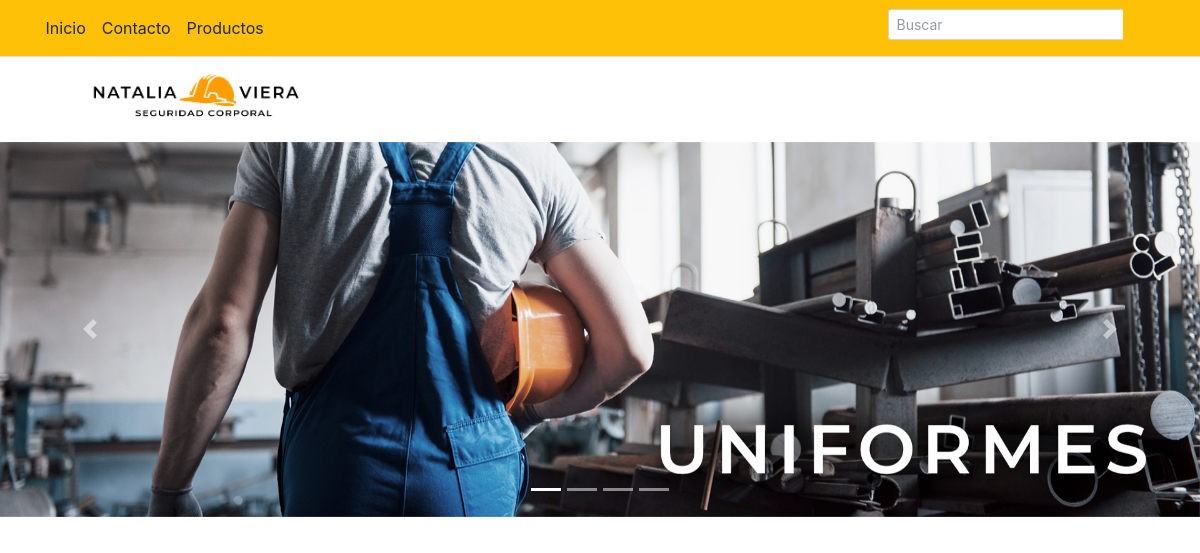
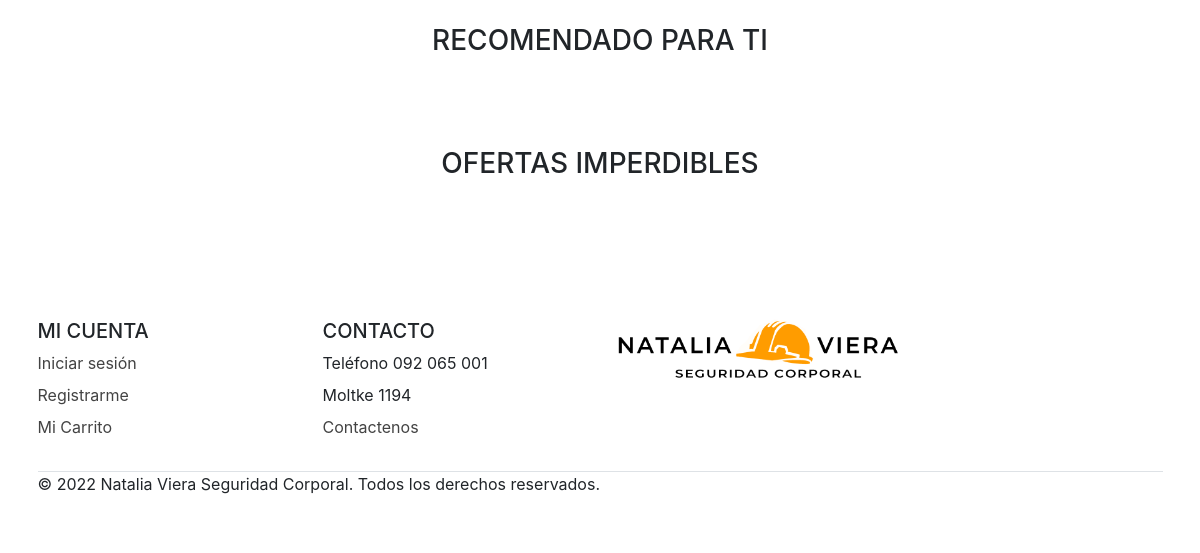
/, run on an earlier commit of the app's database (2 pictures, top to bottom).
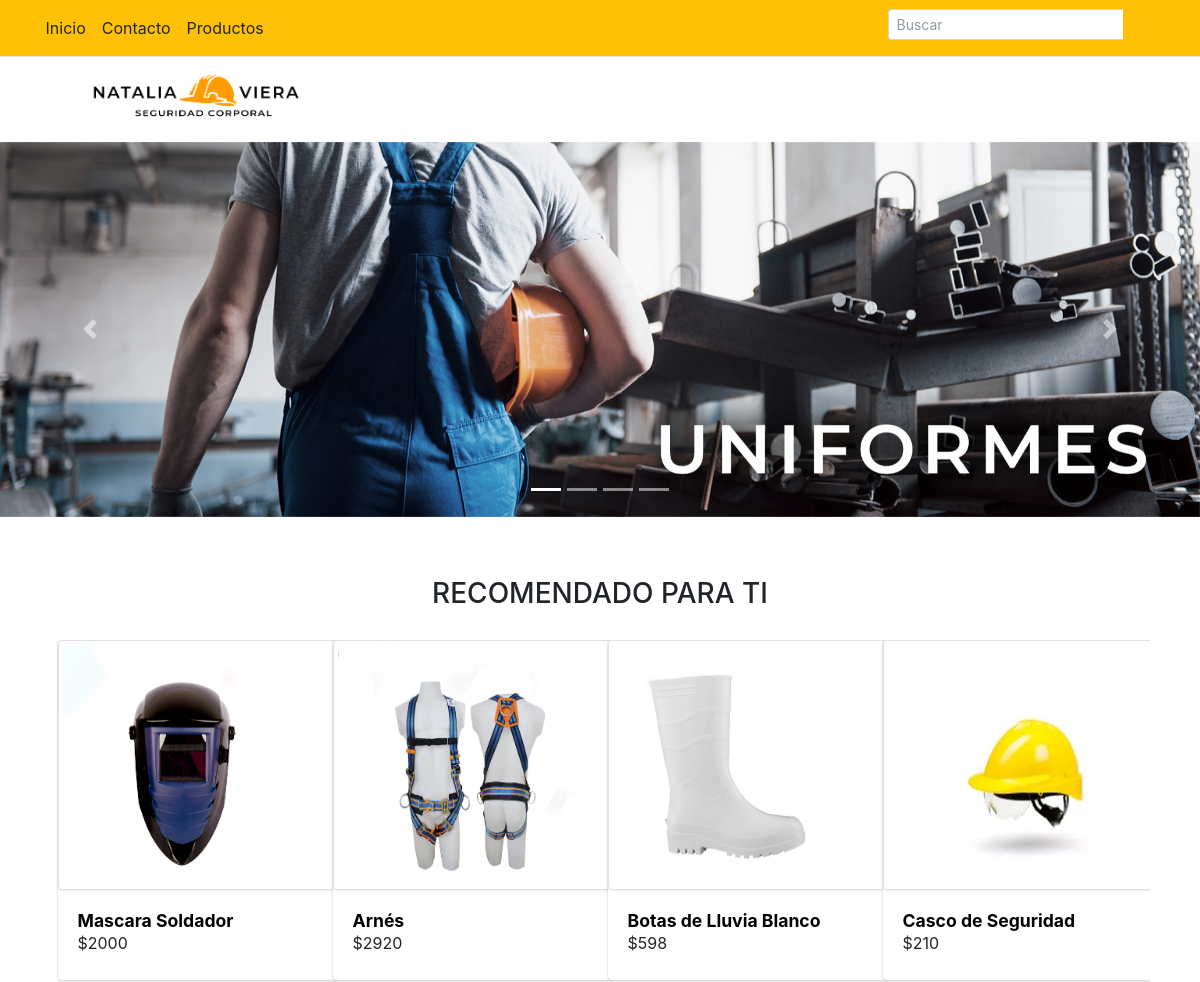
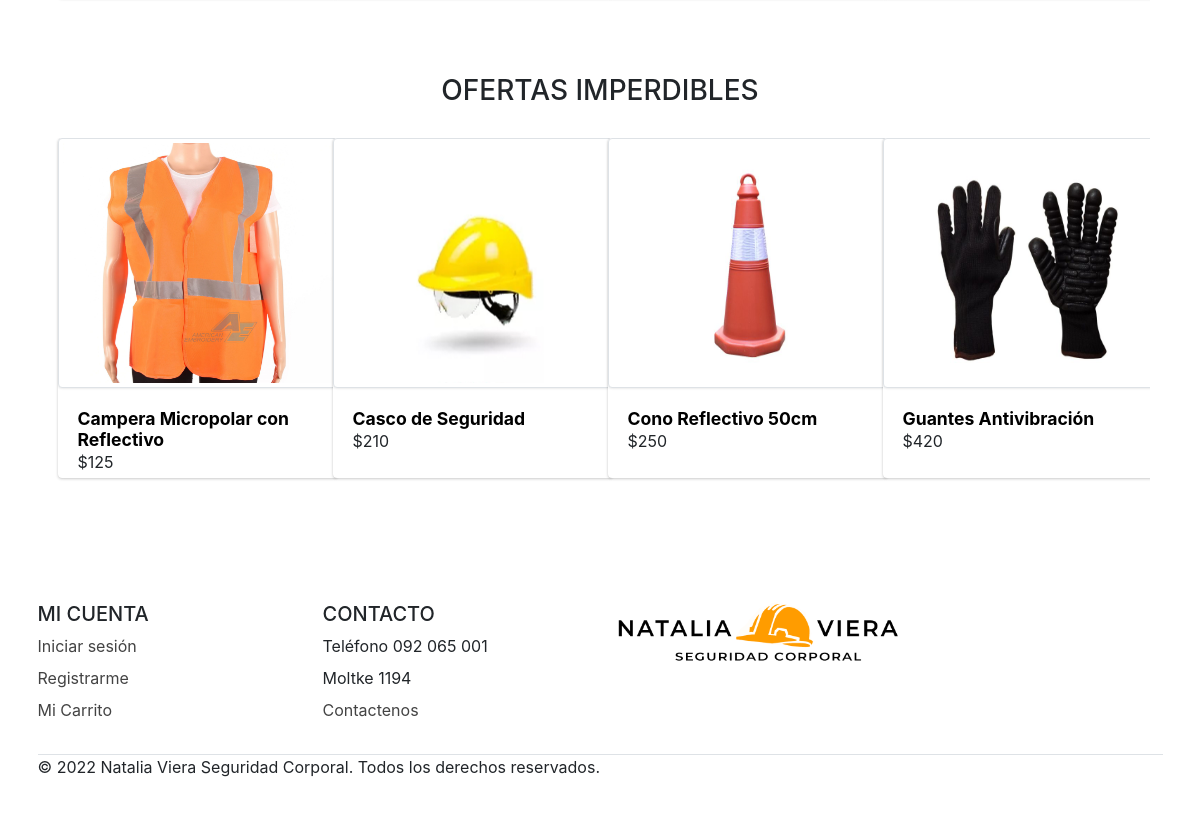
And on a later commit of the database (2 pictures, top to bottom).
### tables this page shows
create table if not exists Producto(
ID_Producto int auto_increment primary key,
Nombre_Producto varchar(128) not null,
Descripcion varchar(1024),
Precio decimal not null,
Stock int not null,
Talle varchar(3),
Descuento decimal not null,
Ruta_Imagen varchar(128) not null,
ID_Proveedor int not null,
ID_Categoria int not null,
constraint fk_productoProveedor foreign key (ID_Proveedor) references Proveedor(ID_Proveedor),
constraint fk_productoCategoria foreign key (ID_Categoria) references Categoria(ID_Categoria)
);

### pages/contenido-index.php (the view, shortened to what this page needs)
<div id="carouselExampleIndicators" class="carousel slide" data-bs-ride="carousel">
    <div class="carousel-indicators">
        <button type="button" data-bs-target="#carouselExampleIndicators" data-bs-slide-to="0" class="active" aria-current="true" aria-label="Slide 1"></button>
        <button type="button" data-bs-target="#carouselExampleIndicators" data-bs-slide-to="1" aria-label="Slide 2"></button>
        <button type="button" data-bs-target="#carouselExampleIndicators" data-bs-slide-to="2" aria-label="Slide 3"></button>
        <button type="button" data-bs-target="#carouselExampleIndicators" data-bs-slide-to="3" aria-label="Slide 4"></button>
    </div>
    <div class="carousel-inner">
        <div class="carousel-item active">
            <a href="index.php?modulo=uniformes&idCategoria=1">
            <img src="./admin/dist/img/CAROUSEL UNIFORMES.png" class="d-block w-100" alt="Uniformes">
            </a>
        </div>
    </div>
    <button class="carousel-control-prev" type="button" data-bs-target="#carouselExampleIndicators" data-bs-slide="prev">
        <span class="carousel-control-prev-icon" aria-hidden="true"></span>
    </button>
    <button class="carousel-control-next" type="button" data-bs-target="#carouselExampleIndicators" data-bs-slide="next">
        <span class="carousel-control-next-icon" aria-hidden="true"></span>
    </button>
</div>
<h3 class="titulo">RECOMENDADO PARA TI</h3>
<div class="sliderRecom">
    <?php
    $query = "SELECT
                        *
                        FROM
                        Producto
                        GROUP BY ID_Producto
                        limit 10
                        ";
    $res = mysqli_query($con, $query);
    while ($row = mysqli_fetch_assoc($res)) {
    ?>
        <div class="cardIndex col-lg-3 col-md-6 col-sm-12">
            <div class="card border-primary" style="width: 280px; height: 340px">
                <a href="index.php?modulo=detalleproducto&id=<?php echo $row['ID_Producto'] ?>">
                    <img class="card-img-top img-thumbnail" style="height: 250px" src="./admin/dist/img/products/<?php echo $row['Ruta_Imagen'] ?>" alt="">
                    <div class="card-body">
                        <h2 class="card-title"><strong><?php echo $row['Nombre_Producto'] ?></strong></h2></a>
                        <p class="card-text">$<?php echo $row['Precio'] ?></p>
            </div>
        </div>
</div>
<?php
    }
?>
</div>
<h3 class="titulo">OFERTAS IMPERDIBLES</h3>
<div class="sliderOfertas">
    <?php
    $query = "SELECT
                        ID_Producto,
                        Nombre_Producto,
                        Precio,
                        Ruta_Imagen,
                        Stock
                        FROM
                        Producto
                        GROUP BY Precio
                        limit 10
                        ";
    $res = mysqli_query($con, $query);
    while ($row = mysqli_fetch_assoc($res)) {
    ?>
        <div class="cardIndex col-lg-3 col-md-6 col-sm-12">
            <div class="card border-primary" style="width: 280px; height: 340px">
                <a href="index.php?modulo=detalleproducto&id=<?php echo $row['ID_Producto'] ?>">
                    <img class="card-img-top img-thumbnail" style="height: 250px" src="./admin/dist/img/products/<?php echo $row['Ruta_Imagen'] ?>" alt="">
                    <div class="card-body">
                        <h2 class="card-title"><strong><?php echo $row['Nombre_Producto'] ?></strong></h2></a>
                        <p class="card-text">$<?php echo $row['Precio'] ?></p>
            </div>
        </div>
</div>
<?php
    }
?>
</div>

### index.php (shortened to what this page needs)
<!DOCTYPE html>
<html lang="en">
<head>
    <link href="https://cdn.jsdelivr.net/npm/bootstrap@5.2.2/dist/css/bootstrap.min.css" rel="stylesheet">
    <link rel="stylesheet" href="admin/dist/css/adminlte.min.css">
    <link rel="stylesheet" href="admin/dist/css/estilos.css">
</head>
<body>
    <?php
    include_once "admin/conectDB.php";
    $con = mysqli_connect($host, $user, $pass, $db);
    mysqli_set_charset($con, "utf8mb4");
    ?>
    <?php
    include_once "./pages/menu.php";
    ?>
    <?php
    $modulo = $_REQUEST['modulo'] ?? '';
    if ($modulo == "") {
        include_once "./pages/contenido-index.php";
    }
    ?>
</body>
</html>

### pages/menu.php (shortened to what this page needs)
<nav class="py-2 bg-warning border-bottom">
    <div class="container d-flex flex-wrap">
        <ul class="nav me-auto">
            <li class="nav-item"><a href="index.php" class="nav-link link-dark px-2 active" aria-current="page">Inicio</a></li>
            <li class="nav-item"><a href="index.php?modulo=contacto" class="nav-link link-dark px-2">Contacto</a></li>
            <li class="nav-item"><a href="index.php?modulo=allproductos" class="nav-link link-dark px-2">Productos</a></li>
        </ul>
        <form class="form-inline ml-3" action="index.php">
            <div class="input-group input-group-sm">
                <input class="form-control form-control-navbar" type="search" placeholder="Buscar" aria-label="Search" name="nombre" value="<?php echo $_REQUEST['nombre'] ?? ''; ?>">
                <div class="input-group-append">
                    <button class="btn btn-navbar" type="submit">
                        <box-icon name='search'></box-icon>
                    </button>
                </div>
            </div>
        </form>
    </div>
</nav>
<header class="py-3">
    <div class="container d-flex flex-wrap justify-content-center">
        <a href="./index.php" class="d-flex align-items-center mb-3 mb-lg-0 me-lg-auto text-dark text-decoration-none">
            <svg class="bi me-2" width="40" height="32">
                <use xlink:href="#bootstrap" />
            </svg>
            <img class="fs-4" src="./admin/dist/img/LOGO NATALIA VIERA.png" alt="Natalia Viera" width="220px">
        </a>
        <li class="nav-item dropdown" style="list-style-type: none;">
            <a class="nav-link" href="./index.php?modulo=carrito" id="iconoCarrito" data-bs-toggle="dropdown" aria-expanded="false">
                <box-icon type='solid' name='cart' aria-hidden="true"></box-icon>
            </a>
        </li>
        <li class="nav-item dropdown" style="list-style-type: none;">
            <a class="nav-link" href="./pages/login.php" id="navbarDarkDropdownMenuLink" role="button" data-bs-toggle="dropdown" aria-expanded="false">
                <box-icon type='solid' name='user' aria-hidden="true"></box-icon>
            </a>
        </li>
    </div>
</header>

What changed in the data, as far as the page shows it:
added producto: Ruta_Imagen (picture), Nombre_Producto "Mascara Soldador", Precio "2000", shown under "RECOMENDADO PARA TI"
added producto: Ruta_Imagen (picture), Nombre_Producto "Arnés", Precio "2920", shown under "RECOMENDADO PARA TI"
added producto: Ruta_Imagen (picture), Nombre_Producto "Botas de Lluvia Blanco", Precio "598", shown under "RECOMENDADO PARA TI"
added producto: Ruta_Imagen (picture), Nombre_Producto "Casco de Seguridad", Precio "210"
added producto: Ruta_Imagen (picture), Nombre_Producto "Campera Micropolar con Reflectivo", Precio "125", shown under "OFERTAS IMPERDIBLES"
added producto: Ruta_Imagen (picture), Nombre_Producto "Cono Reflectivo 50cm", Precio "250", shown under "OFERTAS IMPERDIBLES"
added producto: Ruta_Imagen (picture), Nombre_Producto "Guantes Antivibración", Precio "420", shown under "OFERTAS IMPERDIBLES"
